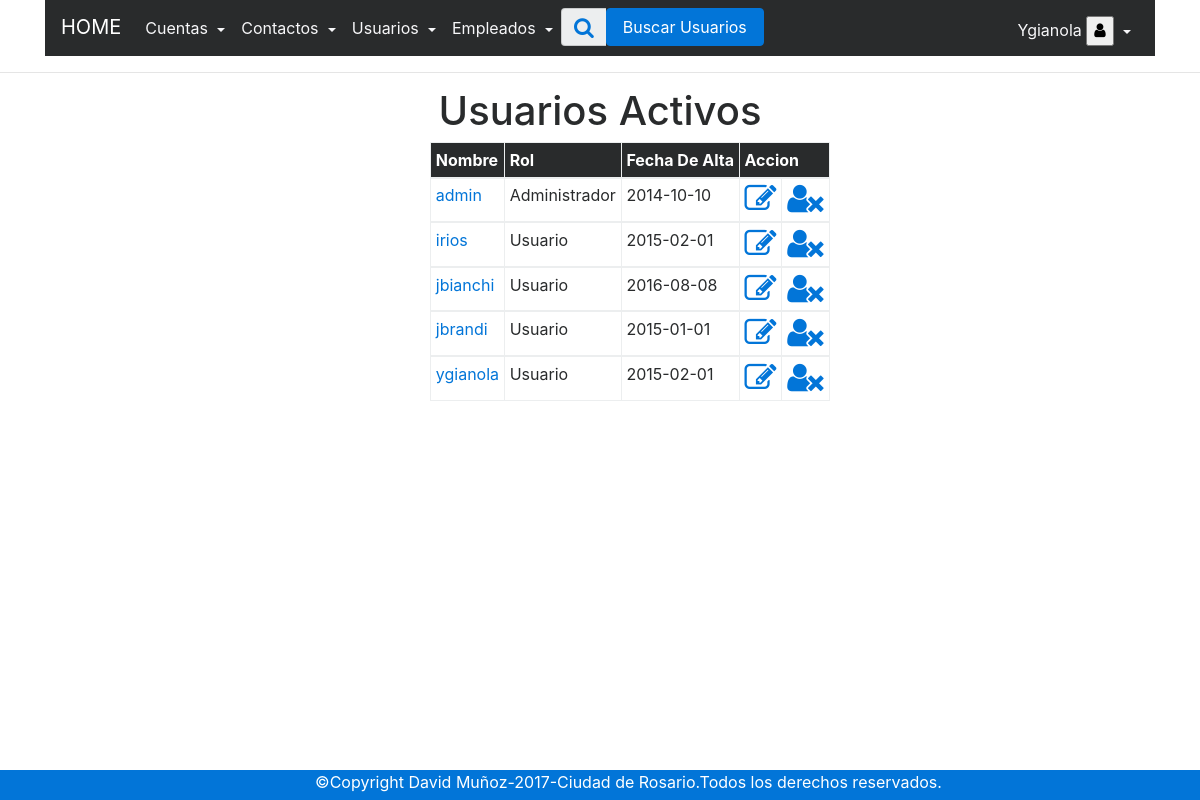
The app's page /php/index_usuarios.php (signed in), older data.
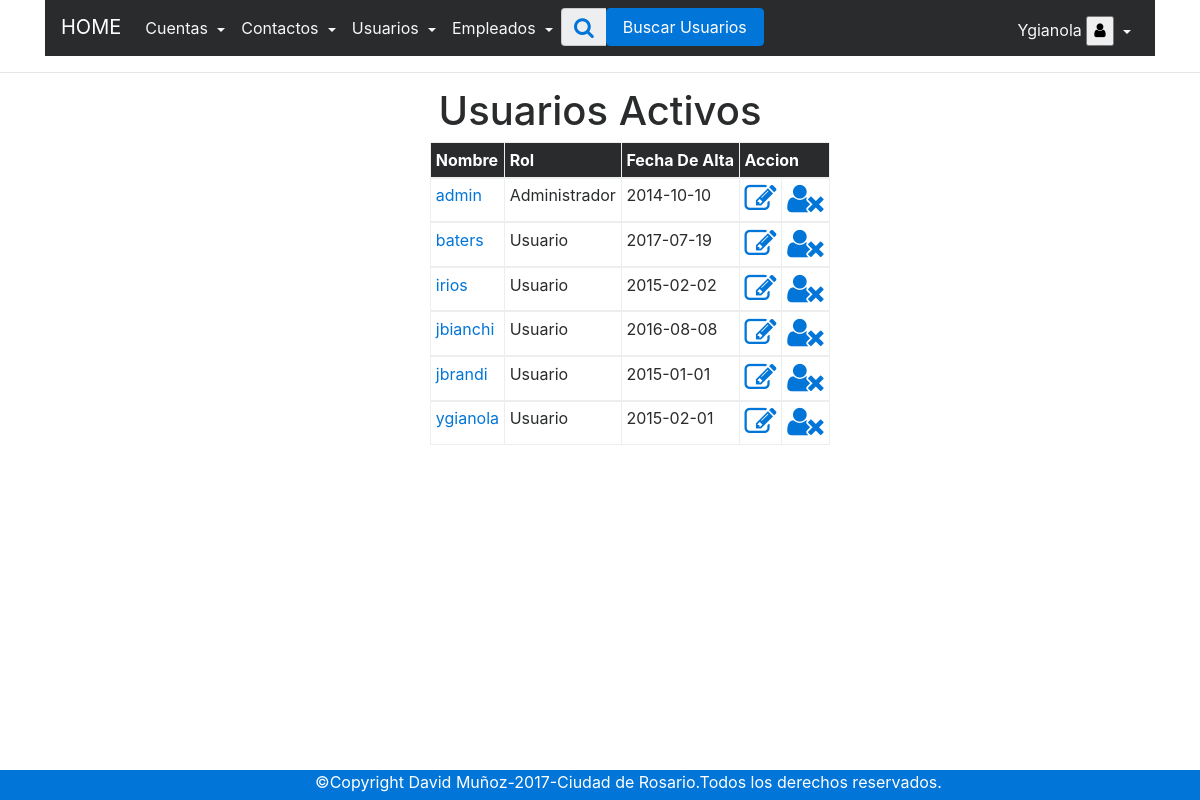
The same page, newer data.
### tables this page shows
CREATE TABLE IF NOT EXISTS `usuarios` (
  `id` int(255) NOT NULL AUTO_INCREMENT,
  `usuario` varchar(50) NOT NULL DEFAULT '0',
  `pass` varchar(14) NOT NULL DEFAULT '0',
  `fecha_alta` date DEFAULT '0000-00-00',
  `alta_pass` date DEFAULT '0000-00-00',
  `estado` int(1) DEFAULT NULL,
  `fecha_baja` date DEFAULT NULL,
  PRIMARY KEY (`id`)
);

### php/index_usuarios.php (called while the page is built, shortened)
<?php session_start();
require 'conexion.php';
$usuarios = $conexion->prepare("SELECT usu.id,usu.usuario,usu.fecha_alta,trol.Descripcion AS 'rol'
 FROM usuarios usu
 JOIN roles rol ON usu.id=rol.usuario_id
 JOIN tipos_roles trol ON rol.tiposroles_id=trol.id
WHERE usu.id=usu.id and estado=1 GROUP BY usu.id  ORDER BY usu.usuario ASC");
$rusuarios = $usuarios->execute();
$rusuarios = $usuarios->fetchAll(PDO::FETCH_OBJ);
require '../views/usuarios/index_usuarios.view.php';

### views/usuarios/index_usuarios.view.php (the view, shortened to what this page needs)
<?php require '../views/menu/menuusuarios_activos.view.php';?>
<hr>
  <center><h1>Usuarios Activos</h1></center>
<div class="row">
<div class="col-md-3"></div>
<div class="col-md-5"><?php if (isset($_GET['exito'])) {
}?></div>
  </div>
 <div class="row">
<div class="container" >
 <div class="col-sm-8 offset-4">
      <table class="table table-bordered  table-sm table-responsive">
      <thead class="thead-inverse">
      <tr>
         <th>Nombre</th>
         <th>Rol</th>
         <th>Fecha De Alta</th>
         <th colspan="2">Accion</th>
      </tr>
      </thead>
      <?php foreach ($rusuarios as $usuarios): ?>
                                <tbody>
                                    <tr>
                                        <td><a href="../php/usuario_individual.php?id=<?php echo $usuarios->id; ?>"><?php echo $usuarios->usuario; ?></a></td>
                                        <td><?php echo $usuarios->rol; ?></td>
                                        <td><?php echo $usuarios->fecha_alta; ?></td>
                                            <td>
      <a href="../php/modificarusuario_activo.php?id=<?php echo $usuarios->id ?>">
      <i class="editar fa fa-pencil-square-o fa-2x"  aria-hidden="true"></i></a>
    </td>
    <td>
      <a  href="../php/bajalogica_usuario.php?id=<?php echo $usuarios->id; ?>"onclick="return confirm('¿Desea Dar de baja el usuario y el empleado?')"> <i class="eliminar fa fa-user-times fa-2x" aria-hidden="true"></i></i></a>
    </td>
                                    </tr>
                                    </tbody><?php endforeach;?>
      </table>
 </div>
 </div>
</div>
    </body>
    </html>
<?php include '../views/menu/footer.view.php';?>

### views/menu/menuusuarios_activos.view.php (shortened to what this page needs)
<!DOCTYPE html>
<html lang="es">
    <head>
                <link href="../assets/css/bootstrap.min.css" rel="stylesheet">
                    <link href="../assets/css/styles.css" rel="stylesheet">
                        <link href="../assets/css/font-awesome.css" rel="stylesheet">
    </head>
    <body>
        <header>
            <div class="container">
                <nav class="navbar navbar-toggleable-md navbar-inverse bg-inverse">
                    <ul class="navbar-nav">
                        <div>
                            <a class="navbar-brand" href="../index.php">
                                HOME
                            </a>
                        </div>
                        <div class="collapse navbar-collapse" id="navbarNavDropdown">
                            <li class="nav-item dropdown">
                                <li class="nav-item dropdown">
                                    <a aria-expanded="false" aria-haspopup="true" class="nav-link dropdown-toggle" data-toggle="dropdown" href="../php/index_cuenta.php" id="navbarDropdownMenuLink">
                                        Cuentas
                                    </a>
                                </li>
                            </li>
                            <li class="nav-item dropdown">
                                <li class="nav-item dropdown">
                                    <a aria-expanded="false" aria-haspopup="true" class="nav-link dropdown-toggle" data-toggle="dropdown" href="" id="navbarDropdownMenuLink">
                                        Contactos
                                    </a>
                                </li>
                            </li>
                            <li class="nav-item dropdown">
                                <li class="nav-item dropdown">
                                    <a aria-expanded="false" aria-haspopup="true" class="nav-link dropdown-toggle" data-toggle="dropdown" href="" id="navbarDropdownMenuLink">
                                        Usuarios
                                    </a>
                                </li>
                            </li>
                            <li class="nav-item dropdown">
                                <li class="nav-item dropdown">
                                    <a aria-expanded="false" aria-haspopup="true" class="nav-link dropdown-toggle" data-toggle="dropdown" href="" id="navbarDropdownMenuLink">
                                        Empleados
                                    </a>
                                </li>
                            </li>
                            <li class="nav-item ">
                                <form class="form-inline my-2 my-lg-0">
                                    <div class="input-group-addon">
                                        <a href="../php/busqueda_contacto_activo.ajax.php">
                                            <i aria-hidden="true" class="fa fa-search fa-lg">
                                            </i>
                                        </a>
                                    </div>
                                    <a class="btn btn-primary" href="../php/busqueda_usuario_activo.ajax.php" name="buscar">
                                        Buscar Usuarios
                                    </a>
                                </form>
                            </li>
                            <li class="nav-item dropdown navbar-toggler-right">
                                <a aria-expanded="false" aria-haspopup="true" class="nav-link dropdown-toggle" data-toggle="dropdown" href="#" id="navbarDropdownMenuLink">
                                    <?php echo ucwords($_SESSION['usuario']); ?>
                                    <button class="button helper-button clear">
                                        <i aria-hidden="true" class="fa fa-user">
                                        </i>
                                    </button>
                                </a>
                            </li>
                        </div>
                    </ul>
                </nav>
            </div>
        </header>
    </body>
</html>

### views/menu/footer.view.php
<footer>
<div class="footer-bottom bg-primary text-white footerfijo">
    <div class="container">
      <div class="row">
        <div class="col-xs-12 offset-3 ">
          <p class="text-white">&copy;Copyright David Muñoz-2017-Ciudad de Rosario.Todos los derechos reservados.</p>
        </div>
      </div>
    </div>
  </div>
</footer>

### assets/css/styles.css (style rules this page uses)
.footerfijo { position: fixed; left: 0px; bottom: 0px; height: 30px; width: 100%; }
.navbar-inverse .navbar-nav .nav-link { color: #f7f7f9; }

Row changes from the older to the newer data that the page shows:
added usuarios: usuario "baters", rol "Usuario", fecha_alta "2017-07-19"
changed usuarios "irios": fecha_alta "2015-02-01" → "2015-02-02"
